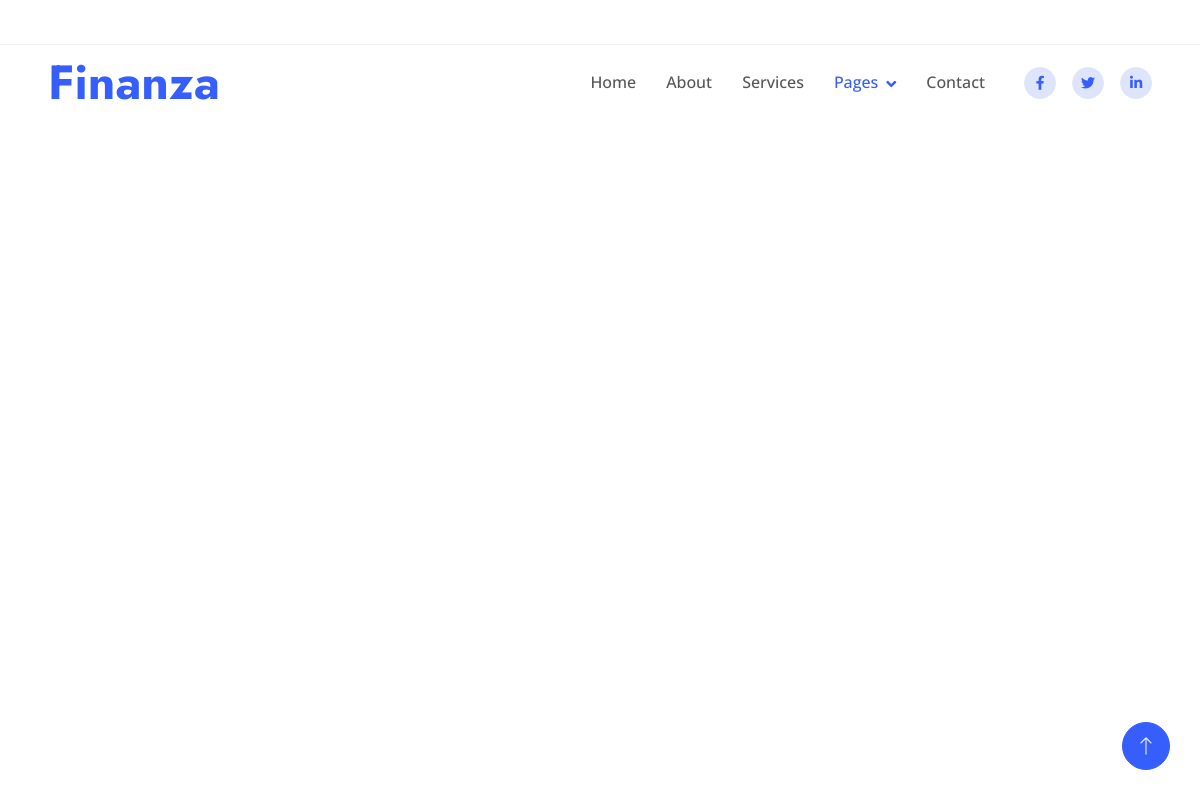
/team/13, run on an earlier commit of the app's database.
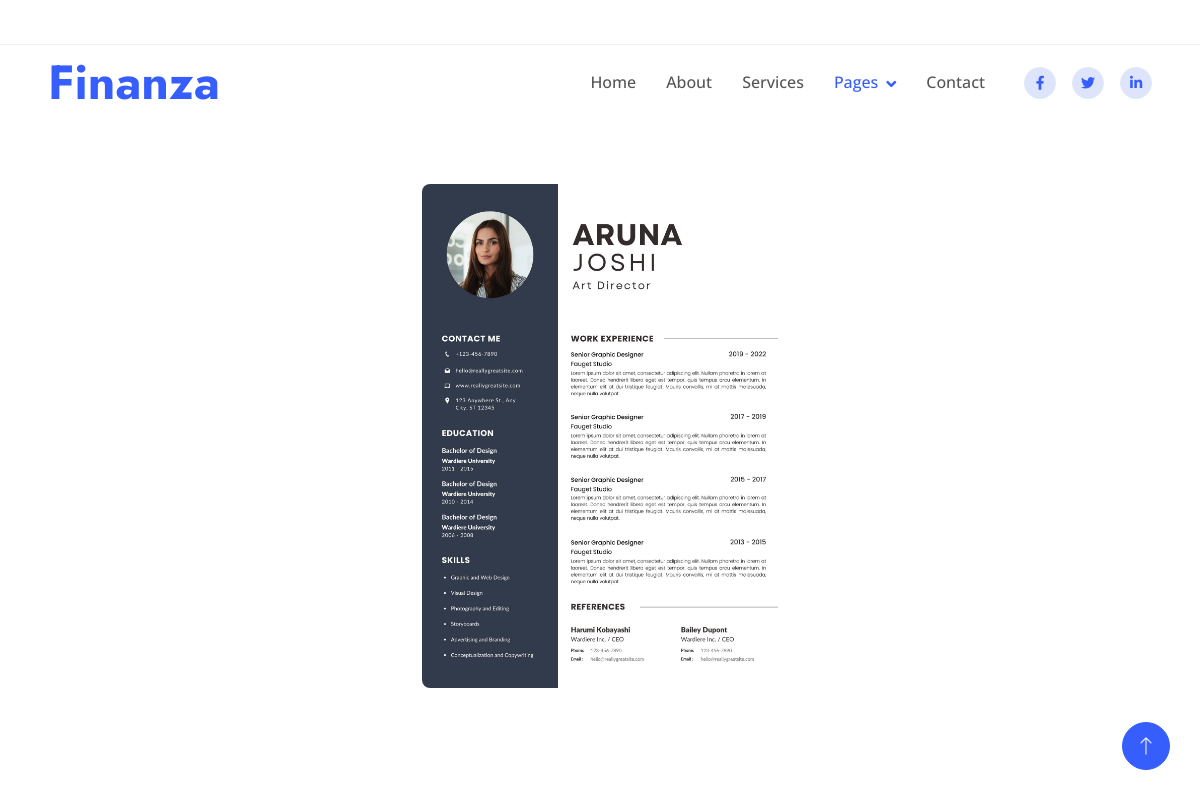
And on a later commit of the database.
### landing_page/models.py (models this page shows)
class Templates(models.Model):
    template = models.FileField(upload_to='shared_template_folder/',default="template")
    plain_template = models.FileField(upload_to='shared_template_folder/',default="plain template")

### landing_page/views.py (the view)
# urls.py: path('team/<int:id>', views.team, name='team'),
def team(request,id):
    data=Templates.objects.all()
    context={'data':data,'u_id':id}
    return render(request,'team.html',context)

### landing_page/templates/team.html (shortened to what this page needs)
<!DOCTYPE html>
<html lang="en">
<head>
    <link href="https://cdnjs.cloudflare.com/ajax/libs/font-awesome/5.10.0/css/all.min.css" rel="stylesheet">
    <link href="https://cdn.jsdelivr.net/npm/bootstrap-icons@1.4.1/font/bootstrap-icons.css" rel="stylesheet">
    <link href="/static/assets/lib/animate/animate.min.css" rel="stylesheet">
    <link href="/static/assets/lib/owlcarousel/assets/owl.carousel.min.css" rel="stylesheet">
    <link href="/static/assets/css/bootstrap.min.css" rel="stylesheet">
    <link href="/static/assets/css/style.css" rel="stylesheet">
</head>
<body>
    <div class="container-fluid fixed-top px-0 wow fadeIn" data-wow-delay="0.1s">
        <div class="top-bar row gx-0 align-items-center d-none d-lg-flex">
        </div>
        <nav class="navbar navbar-expand-lg navbar-light py-lg-0 px-lg-5 wow fadeIn" data-wow-delay="0.1s">
            <a href="index.html" class="navbar-brand ms-4 ms-lg-0">
                <h1 class="display-5 text-primary m-0">Finanza</h1>
            </a>
            <div class="collapse navbar-collapse" id="navbarCollapse">
                <div class="navbar-nav ms-auto p-4 p-lg-0">
                    <a href="index.html" class="nav-item nav-link">Home</a>
                    <a href="about.html" class="nav-item nav-link">About</a>
                    <a href="service.html" class="nav-item nav-link">Services</a>
                    <div class="nav-item dropdown">
                        <a href="#" class="nav-link dropdown-toggle active" data-bs-toggle="dropdown">Pages</a>
                    </div>
                    <a href="contact.html" class="nav-item nav-link">Contact</a>
                </div>
                <div class="d-none d-lg-flex ms-2">
                    <a class="btn btn-light btn-sm-square rounded-circle ms-3" href="">
                        <small class="fab fa-facebook-f text-primary"></small>
                    </a>
                    <a class="btn btn-light btn-sm-square rounded-circle ms-3" href="">
                        <small class="fab fa-twitter text-primary"></small>
                    </a>
                    <a class="btn btn-light btn-sm-square rounded-circle ms-3" href="">
                        <small class="fab fa-linkedin-in text-primary"></small>
                    </a>
                </div>
            </div>
        </nav>
    </div>
<br><br>
<br>
    <div class="container-xxl py-5">
        <div class="container">
            <div class="row g-4">
                {% for x in data %}
                <div class="col-lg-4 col-md-6 wow fadeInUp" data-wow-delay="0.1s">
                    <div class="team-item">
                      <a href="/resume/{{x.id}}/{{u_id}}" >
                        <img class="img-fluid rounded" height="120px" src="{{ x.template.url }}" alt="">
                    </a>
                    </div>
                </div>
                {% endfor %}
            </div>
        </div>
    </div>
    <a href="#" class="btn btn-lg btn-primary btn-lg-square rounded-circle back-to-top"><i
            class="bi bi-arrow-up"></i></a>
</body>
</html>

### static/assets/css/style.css (style rules this page uses)
:root { --primary: #355EFC; --secondary: #E93C05; --tertiary: #555555; --light: #DFE4FD; --dark: #011A41; }
.back-to-top { position: fixed; display: none; right: 30px; bottom: 30px; z-index: 99; }
h1, .h1, h2, .h2, .fw-bold { font-weight: 700 !important; }
.btn { transition: .5s; font-weight: 500; }
.btn-primary, .btn-outline-primary:hover { color: var(--light); }
.btn-sm-square { width: 32px; height: 32px; }
.btn-lg-square { width: 48px; height: 48px; }
.btn-square, .btn-sm-square, .btn-lg-square { padding: 0; display: flex; align-items: center; justify-content: center; font-weight: normal; }
.fixed-top { transition: .5s; }
.top-bar { height: 45px; border-bottom: 1px solid rgba(53, 94, 252, .07); }
.navbar .dropdown-toggle::after { border: none; content: "\f107"; font-family: "Font Awesome 5 Free"; font-weight: 900; vertical-align: middle; margin-left: 8px; }
.navbar .navbar-nav .nav-link { padding: 25px 15px; color: var(--tertiary); font-weight: 500; outline: none; }
.navbar .navbar-nav .nav-link:hover, .navbar .navbar-nav .nav-link.active { color: var(--primary); }
.team-item { position: relative; padding: 4rem 0; }
.team-item img { position: relative; z-index: 2; }

What changed in the data, as far as the page shows it:
added Templates: template (picture)
